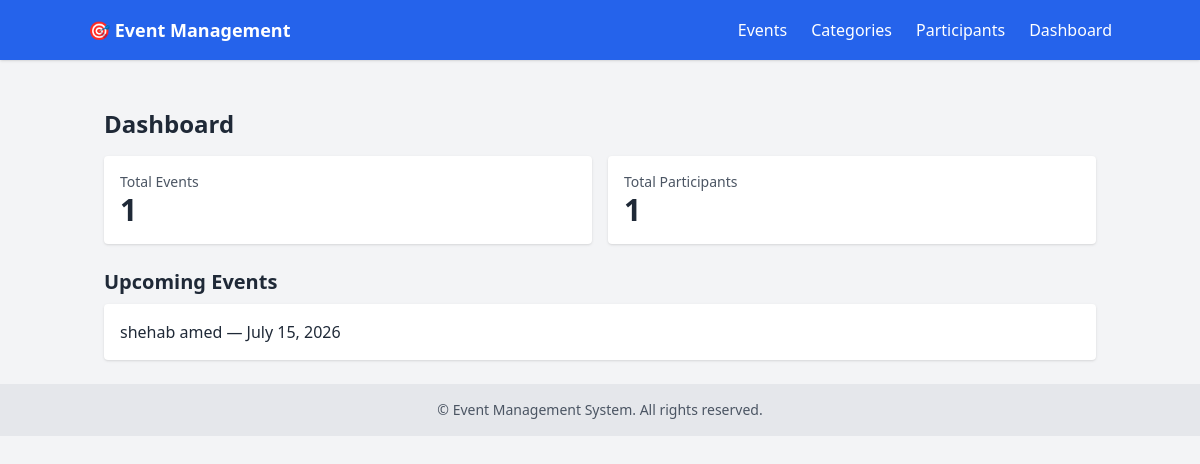
Before: /dashboard/ (signed in) with the older database file.
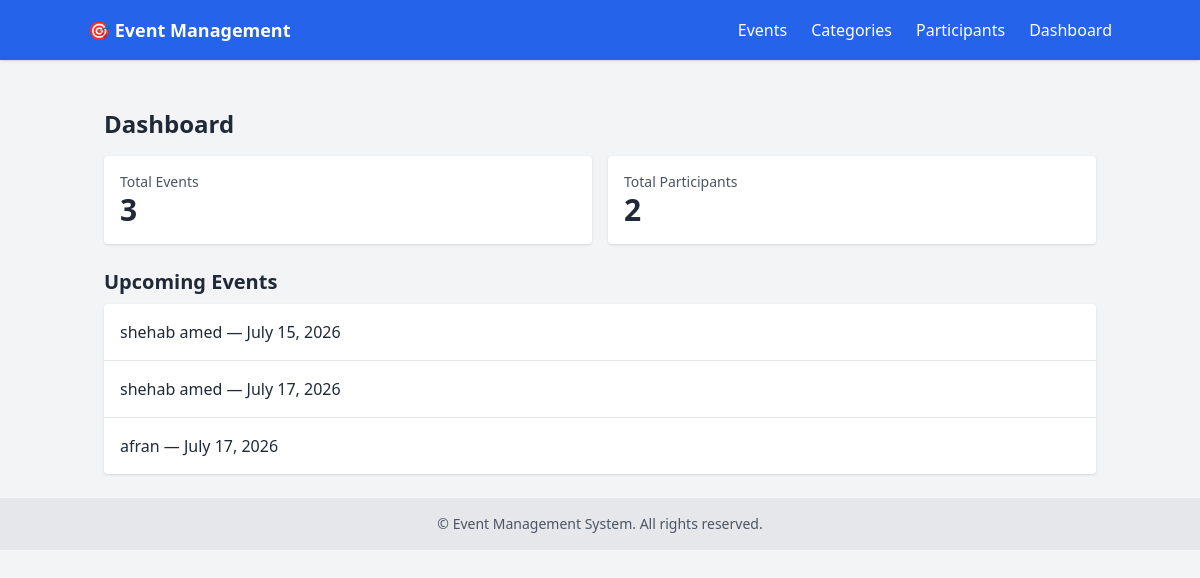
After: the same page with the newer database file.
### tasks/models.py (models this page shows, shortened)
class Event(models.Model):
    name = models.CharField(max_length=200)
    description = models.TextField()
    date = models.DateField()
    time = models.TimeField()
    location = models.CharField(max_length=200)
    category = models.ForeignKey(Category, on_delete=models.CASCADE, related_name='events')
    image = models.ImageField(upload_to='event_images/', default='default.jpg', blank=True)
    rsvp_users = models.ManyToManyField(settings.AUTH_USER_MODEL, related_name='rsvped_events', blank=True)
    created_by = models.ForeignKey(
        settings.AUTH_USER_MODEL, on_delete=models.SET_NULL,
        null=True, blank=True, related_name='created_events'
    )

### tasks/views.py (the view)
# urls.py: path('dashboard/', views.dashboard, name='dashboard'),
@login_required
def dashboard(request):
    total_events = Event.objects.count()
    total_participants = Participant.objects.count()
    upcoming_events = Event.objects.order_by('date')[:5]
    context = {
        'total_events': total_events,
        'total_participants': total_participants,
        'upcoming_events': upcoming_events,
    }
    return render(request, 'tasks/dashboard.html', context)

### tasks/templates/tasks/dashboard.html (shortened to what this page needs)
{% extends "tasks/base.html" %}
{% block content %}
<h1 class="text-2xl font-bold mb-4">Dashboard</h1>
<div class="grid grid-cols-1 md:grid-cols-2 gap-4 mb-6">
    <div class="bg-white p-4 rounded shadow">
        <p class="text-sm text-gray-600">Total Events</p>
        <p class="text-3xl font-bold">{{ total_events }}</p>
    </div>
    <div class="bg-white p-4 rounded shadow">
        <p class="text-sm text-gray-600">Total Participants</p>
        <p class="text-3xl font-bold">{{ total_participants }}</p>
    </div>
</div>
<h2 class="text-xl font-semibold mb-2">Upcoming Events</h2>
<ul class="bg-white rounded shadow divide-y">
    {% for event in upcoming_events %}
    <li class="p-4">{{ event.name }} — {{ event.date }}</li>
    {% empty %}
    <li class="p-4 text-gray-500">No upcoming events.</li>
    {% endfor %}
</ul>
{% endblock %}

Changed rows visible on the page:
added Event: name "shehab amed", date "July 17, 2026"
added Event: name "afran", date "July 17, 2026"
Other visible differences:
{{ total_events }}: "1" → "3"
{{ total_participants }}: "1" → "2"
